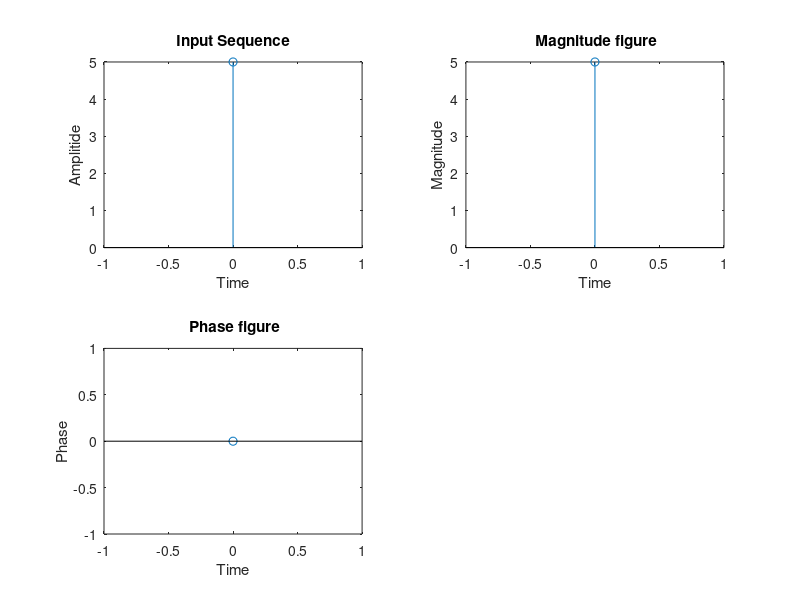

This chart was generated by the following MATLAB code:
clc;
clear all;
close all;
x =input("Enter the sequence: ");
N=length(x);
F=fft(x,N);
n=0:N-1
subplot(2,2,1);
stem(n,x);
xlabel("Time");
ylabel("Amplitide");
title("Input Sequence");

subplot(2,2,2);
stem(n,abs(F));
xlabel("Time");
ylabel("Magnitude");
title(" Magnitude figure");

subplot(2,2,3);
stem(n,angle(F));
xlabel("Time");
ylabel("Phase");
title(" Phase figure");

